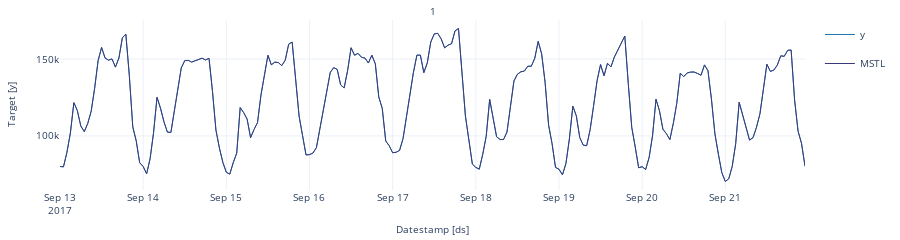

The notebook cell saved with this chart:
### Code cell
StatsForecast.plot(values)

### Figure 1 — Plotly figure (JSON) as saved in the notebook; plotly's stock layout.template omitted (floating-point values rounded to 4 significant figures; data arrays with more than 128 entries replaced by an {"elided": "..."} marker saying what was removed)
{"data": [{"legendgroup": "y", "line": {"color": "#1f77b4", "width": 1}, "mode": "lines", "name": "y", "showlegend": true, "type": "scatter", "x": {"elided": "216 str values"}, "xaxis": "x", "y": {"elided": "216 int values"}, "yaxis": "y"}, {"legendgroup": "MSTL", "line": {"color": "#393b79", "width": 1}, "mode": "lines", "name": "MSTL", "showlegend": true, "type": "scatter", "x": {"elided": "216 str values"}, "xaxis": "x", "y": {"elided": "216 float values"}, "yaxis": "y"}], "layout": {"annotations": [{"font": {"size": 10}, "showarrow": false, "text": "1", "x": 0.5, "xanchor": "center", "xref": "paper", "y": 1, "yanchor": "bottom", "yref": "paper"}, {"font": {"size": 10}, "showarrow": false, "text": "Datestamp [ds]", "x": 0.5, "xanchor": "center", "xref": "paper", "y": 0, "yanchor": "top", "yref": "paper", "yshift": -30}, {"font": {"size": 10}, "showarrow": false, "text": "Target [y]", "textangle": -90, "x": 0, "xanchor": "right", "xref": "paper", "xshift": -40, "y": 0.5, "yanchor": "middle", "yref": "paper"}], "autosize": true, "font": {"size": 10}, "height": 150, "margin": {"b": 50, "l": 60, "r": 10, "t": 20}, "xaxis": {"anchor": "y", "domain": [0, 1], "showticklabels": true, "visible": true}, "yaxis": {"anchor": "x", "domain": [0, 1]}}}
